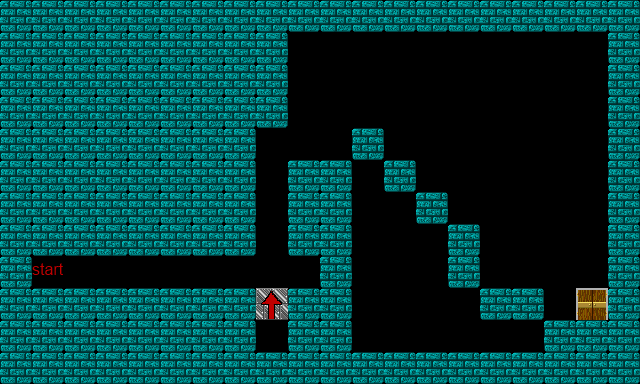

Rendered tile map (Tiled .tmx) drawn with the repository's tilesets; below, a short description and the full map source, tile grids included:
An orthogonal 20x12 tile map with 32x32 px tiles, 1 tile layer (Tile Layer 1).

<map version="1.0" orientation="orthogonal" width="20" height="12" tilewidth="32" tileheight="32">
 <tileset firstgid="1" name="map" tilewidth="32" tileheight="32">
  <image source="map.png" trans="000000" width="160" height="160" />
 </tileset>
 <layer name="Tile Layer 1" width="20" height="12">
  <data>
   <tile gid="1" />
   <tile gid="1" />
   <tile gid="1" />
   <tile gid="1" />
   <tile gid="1" />
   <tile gid="1" />
   <tile gid="1" />
   <tile gid="1" />
   <tile gid="1" />
   <tile gid="1" />
   <tile gid="1" />
   <tile gid="1" />
   <tile gid="1" />
   <tile gid="1" />
   <tile gid="1" />
   <tile gid="1" />
   <tile gid="1" />
   <tile gid="1" />
   <tile gid="1" />
   <tile gid="1" />
   <tile gid="1" />
   <tile gid="1" />
   <tile gid="1" />
   <tile gid="1" />
   <tile gid="1" />
   <tile gid="1" />
   <tile gid="1" />
   <tile gid="1" />
   <tile gid="1" />
   <tile gid="0" />
   <tile gid="0" />
   <tile gid="0" />
   <tile gid="0" />
   <tile gid="0" />
   <tile gid="0" />
   <tile gid="0" />
   <tile gid="0" />
   <tile gid="0" />
   <tile gid="0" />
   <tile gid="1" />
   <tile gid="1" />
   <tile gid="1" />
   <tile gid="1" />
   <tile gid="1" />
   <tile gid="1" />
   <tile gid="1" />
   <tile gid="1" />
   <tile gid="1" />
   <tile gid="1" />
   <tile gid="0" />
   <tile gid="0" />
   <tile gid="0" />
   <tile gid="0" />
   <tile gid="0" />
   <tile gid="0" />
   <tile gid="0" />
   <tile gid="0" />
   <tile gid="0" />
   <tile gid="0" />
   <tile gid="1" />
   <tile gid="1" />
   <tile gid="1" />
   <tile gid="1" />
   <tile gid="1" />
   <tile gid="1" />
   <tile gid="1" />
   <tile gid="1" />
   <tile gid="1" />
   <tile gid="1" />
   <tile gid="0" />
   <tile gid="0" />
   <tile gid="0" />
   <tile gid="0" />
   <tile gid="0" />
   <tile gid="0" />
   <tile gid="0" />
   <tile gid="0" />
   <tile gid="0" />
   <tile gid="0" />
   <tile gid="1" />
   <tile gid="1" />
   <tile gid="1" />
   <tile gid="1" />
   <tile gid="1" />
   <tile gid="1" />
   <tile gid="1" />
   <tile gid="1" />
   <tile gid="1" />
   <tile gid="0" />
   <tile gid="0" />
   <tile gid="0" />
   <tile gid="1" />
   <tile gid="0" />
   <tile gid="0" />
   <tile gid="0" />
   <tile gid="0" />
   <tile gid="0" />
   <tile gid="0" />
   <tile gid="0" />
   <tile gid="1" />
   <tile gid="1" />
   <tile gid="1" />
   <tile gid="1" />
   <tile gid="1" />
   <tile gid="1" />
   <tile gid="1" />
   <tile gid="1" />
   <tile gid="1" />
   <tile gid="0" />
   <tile gid="1" />
   <tile gid="1" />
   <tile gid="0" />
   <tile gid="1" />
   <tile gid="0" />
   <tile gid="0" />
   <tile gid="0" />
   <tile gid="0" />
   <tile gid="0" />
   <tile gid="0" />
   <tile gid="1" />
   <tile gid="1" />
   <tile gid="1" />
   <tile gid="1" />
   <tile gid="1" />
   <tile gid="1" />
   <tile gid="1" />
   <tile gid="1" />
   <tile gid="1" />
   <tile gid="0" />
   <tile gid="1" />
   <tile gid="1" />
   <tile gid="0" />
   <tile gid="0" />
   <tile gid="1" />
   <tile gid="0" />
   <tile gid="0" />
   <tile gid="0" />
   <tile gid="0" />
   <tile gid="0" />
   <tile gid="1" />
   <tile gid="1" />
   <tile gid="1" />
   <tile gid="1" />
   <tile gid="1" />
   <tile gid="1" />
   <tile gid="1" />
   <tile gid="1" />
   <tile gid="1" />
   <tile gid="0" />
   <tile gid="1" />
   <tile gid="1" />
   <tile gid="0" />
   <tile gid="0" />
   <tile gid="0" />
   <tile gid="1" />
   <tile gid="0" />
   <tile gid="0" />
   <tile gid="0" />
   <tile gid="0" />
   <tile gid="1" />
   <tile gid="1" />
   <tile gid="21" />
   <tile gid="0" />
   <tile gid="0" />
   <tile gid="0" />
   <tile gid="0" />
   <tile gid="0" />
   <tile gid="0" />
   <tile gid="0" />
   <tile gid="8" />
   <tile gid="1" />
   <tile gid="0" />
   <tile gid="0" />
   <tile gid="0" />
   <tile gid="1" />
   <tile gid="0" />
   <tile gid="0" />
   <tile gid="0" />
   <tile gid="0" />
   <tile gid="1" />
   <tile gid="1" />
   <tile gid="1" />
   <tile gid="1" />
   <tile gid="1" />
   <tile gid="1" />
   <tile gid="1" />
   <tile gid="1" />
   <tile gid="1" />
   <tile gid="11" />
   <tile gid="1" />
   <tile gid="1" />
   <tile gid="0" />
   <tile gid="0" />
   <tile gid="0" />
   <tile gid="0" />
   <tile gid="1" />
   <tile gid="1" />
   <tile gid="0" />
   <tile gid="7" />
   <tile gid="1" />
   <tile gid="1" />
   <tile gid="1" />
   <tile gid="1" />
   <tile gid="1" />
   <tile gid="1" />
   <tile gid="1" />
   <tile gid="1" />
   <tile gid="1" />
   <tile gid="0" />
   <tile gid="1" />
   <tile gid="1" />
   <tile gid="0" />
   <tile gid="0" />
   <tile gid="0" />
   <tile gid="0" />
   <tile gid="0" />
   <tile gid="0" />
   <tile gid="1" />
   <tile gid="1" />
   <tile gid="1" />
   <tile gid="1" />
   <tile gid="1" />
   <tile gid="1" />
   <tile gid="1" />
   <tile gid="1" />
   <tile gid="1" />
   <tile gid="1" />
   <tile gid="1" />
   <tile gid="1" />
   <tile gid="1" />
   <tile gid="1" />
   <tile gid="1" />
   <tile gid="1" />
   <tile gid="1" />
   <tile gid="1" />
   <tile gid="1" />
   <tile gid="1" />
   <tile gid="1" />
   <tile gid="1" />
   <tile gid="1" />
  </data>
 </layer>
</map>